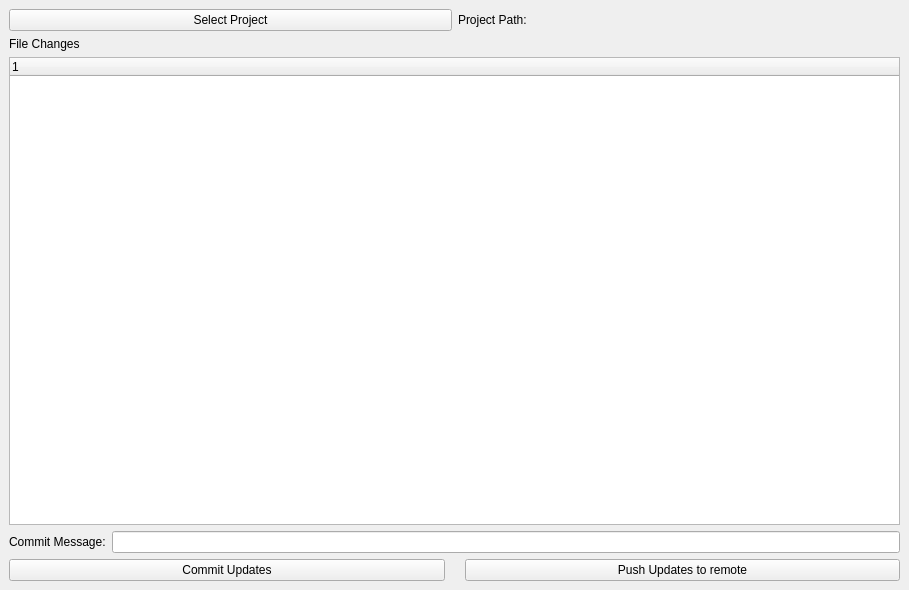
<?xml version="1.0" encoding="UTF-8"?>
<ui version="4.0">
 <class>MainWindow</class>
 <widget class="QMainWindow" name="MainWindow">
  <property name="geometry">
   <rect>
    <x>0</x>
    <y>0</y>
    <width>909</width>
    <height>590</height>
   </rect>
  </property>
  <property name="windowTitle">
   <string>MainWindow</string>
  </property>
  <widget class="QWidget" name="centralwidget">
   <layout class="QVBoxLayout" name="verticalLayout_3">
    <item>
     <layout class="QVBoxLayout" name="verticalLayout_2">
      <item>
       <layout class="QHBoxLayout" name="horizontalLayout">
        <item>
         <widget class="QPushButton" name="selectProjectBtn">
          <property name="text">
           <string>Select Project</string>
          </property>
         </widget>
        </item>
        <item>
         <widget class="QLabel" name="projectPathLabel">
          <property name="text">
           <string>Project Path:</string>
          </property>
          <property name="alignment">
           <set>Qt::AlignmentFlag::AlignLeading|Qt::AlignmentFlag::AlignLeft|Qt::AlignmentFlag::AlignVCenter</set>
          </property>
          <property name="wordWrap">
           <bool>false</bool>
          </property>
         </widget>
        </item>
       </layout>
      </item>
      <item>
       <layout class="QVBoxLayout" name="verticalLayout">
        <item>
         <widget class="QLabel" name="fileChangesLabel">
          <property name="text">
           <string>File Changes</string>
          </property>
          <property name="wordWrap">
           <bool>false</bool>
          </property>
         </widget>
        </item>
        <item>
         <widget class="QTreeWidget" name="fileChangesTreeWidget">
          <column>
           <property name="text">
            <string notr="true">1</string>
           </property>
          </column>
         </widget>
        </item>
       </layout>
      </item>
      <item>
       <layout class="QHBoxLayout" name="horizontalLayout_2">
        <item>
         <widget class="QLabel" name="commitMessageLabel">
          <property name="text">
           <string>Commit Message:</string>
          </property>
          <property name="wordWrap">
           <bool>false</bool>
          </property>
         </widget>
        </item>
        <item>
         <widget class="QLineEdit" name="commitMessageLineEdit"/>
        </item>
       </layout>
      </item>
      <item>
       <layout class="QHBoxLayout" name="horizontalLayout_3">
        <property name="spacing">
         <number>20</number>
        </property>
        <item>
         <widget class="QPushButton" name="commitBtn">
          <property name="text">
           <string>Commit Updates</string>
          </property>
         </widget>
        </item>
        <item>
         <widget class="QPushButton" name="pushBtn">
          <property name="text">
           <string>Push Updates to remote</string>
          </property>
         </widget>
        </item>
       </layout>
      </item>
     </layout>
    </item>
   </layout>
  </widget>
 </widget>
 <resources/>
 <connections/>
</ui>
